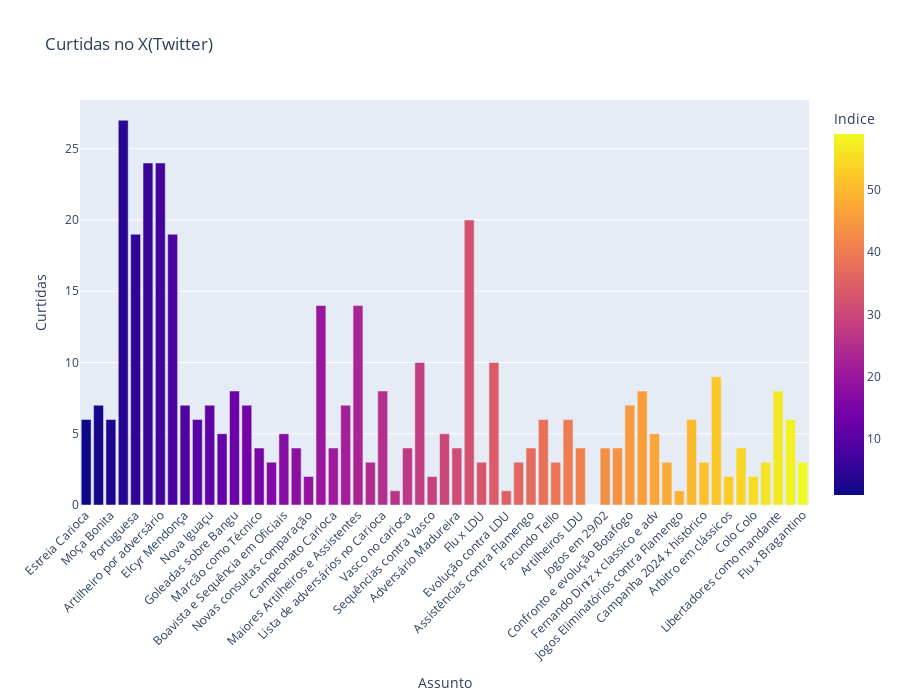

Notebook cell for this chart:
### Code cell
fig = px.bar(redes, x='Assunto', y='Curtidas', title='Curtidas no X(Twitter)', color='Indice')
fig.update_layout(xaxis_tickangle=-45, height=700)
fig.write_html(r"C:\Users\rodli\OneDrive\Documentos\Mestrado\Arquivos\Graficos\Curtidas_X_" + str(data_inicio_titulo) + ".html")
fig.show()

### Figure 1 — Plotly figure (JSON) as saved in the notebook; plotly's stock layout.template omitted (floating-point values rounded to 4 significant figures)
{"data": [{"alignmentgroup": "True", "hovertemplate": "Assunto=%{x}<br>Curtidas=%{y}<br>Indice=%{marker.color}<extra></extra>", "legendgroup": "", "marker": {"color": [1, 2, 3, 4, 5, 6, 7, 8, 9, 10, 11, 12, 13, 14, 15, 16, 17, 18, 19, 20, 21, 22, 23, 24, 25, 26, 27, 28, 29, 30, 31, 32, 33, 34, 35, 36, 37, 38, 39, 40, 41, 42, 43, 44, 45, 46, 47, 48, 49, 50, 51, 52, 53, 54, 55, 56, 57, 58, 59], "coloraxis": "coloraxis", "pattern": {"shape": ""}}, "name": "", "offsetgroup": "", "orientation": "v", "showlegend": false, "textposition": "auto", "type": "bar", "x": ["Estreia Carioca", "Volta Redonda", "Moça Bonita", "Camisa 20", "Portuguesa", "Artilheiros Portuguesa", "Artilheiro por adversário", "Melhores Anos", "Elcyr Mendonça", "Audax e 0 derrotas", "Nova Iguaçu", "Artilheiros Nova Iguaçu", "Goleadas sobre Bangu", "Sequências contra Bangu", "Marcão como Técnico", "Evolução contra Bangu", "Boavista e Sequência em Oficiais", "Artilheiros contra Boavista", "Novas consultas comparação", "Penalties desde 2019", "Campeonato Carioca", "Cartões Carioca", "Maiores Artilheiros e Assistentes", "Retorno ao Maracanã", "Lista de adversários no Carioca", "Artilheiros contra Vasco", "Vasco no carioca", "Ano 2024", "Sequências contra Vasco", "Assistências contra Vasco", "Adversário Madureira", "Adversários que mais jogamos", "Flu x LDU", "Estreias em campeonato Conmebol", "Evolução contra LDU", "Adversários do Equador", "Assistências contra Flamengo", "German Cano contra Flamengo", "Facundo Tello", "Anuncio novas consultas", "Artilheiros LDU", "Eliminatórios por saldo", "Jogos em 29/02", "Artilheiros em mata-mata", "Confronto e evolução Botafogo", "Fernando Diniz", "Fernando Diniz x classico e adv", "Penaltis a favor e contra", "Jogos Eliminatórios contra Flamengo", "Saldo -2 em  jogo eliminatório", "Campanha 2024 x histórico", "Saldo de placar contra Flamengo", "Arbitro em clássicos", "Alianza Lima", "Colo Colo", "Cerro Portenho", "Libertadores como mandante", "Estreia em Brasileiro", "Flu x Bragantino"], "xaxis": "x", "y": [6, 7, 6, 27, 19, 24, 24, 19, 7, 6, 7, 5, 8, 7, 4, 3, 5, 4, 2, 14, 4, 7, 14, 3, 8, 1, 4, 10, 2, 5, 4, 20, 3, 10, 1, 3, 4, 6, 3, 6, 4, 0, 4, 4, 7, 8, 5, 3, 1, 6, 3, 9, 2, 4, 2, 3, 8, 6, 3], "yaxis": "y"}], "layout": {"barmode": "relative", "coloraxis": {"colorbar": {"title": {"text": "Indice"}}, "colorscale": [[0, "#0d0887"], [0.1111, "#46039f"], [0.2222, "#7201a8"], [0.3333, "#9c179e"], [0.4444, "#bd3786"], [0.5556, "#d8576b"], [0.6667, "#ed7953"], [0.7778, "#fb9f3a"], [0.8889, "#fdca26"], [1, "#f0f921"]]}, "height": 700, "legend": {"tracegroupgap": 0}, "title": {"text": "Curtidas no X(Twitter)"}, "xaxis": {"anchor": "y", "domain": [0, 1], "tickangle": -45, "title": {"text": "Assunto"}}, "yaxis": {"anchor": "x", "domain": [0, 1], "title": {"text": "Curtidas"}}}}
